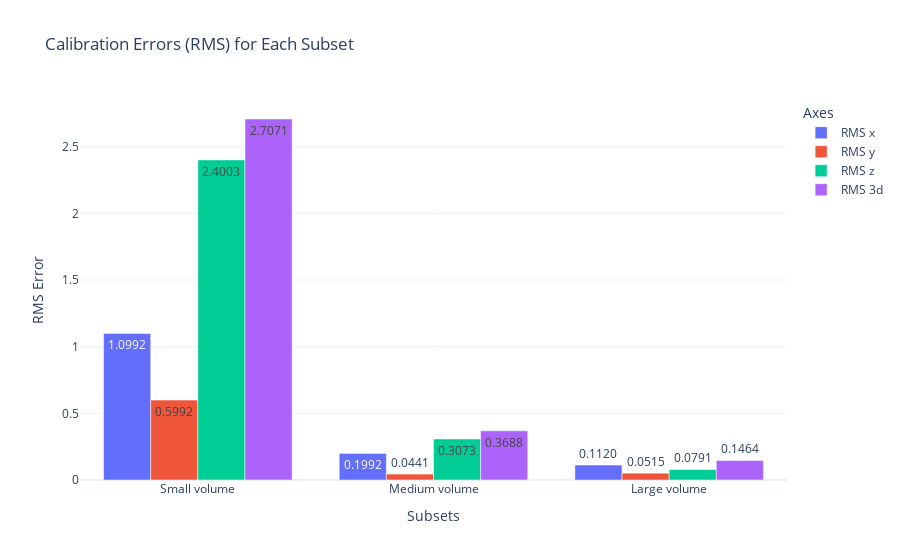

Write notebook code for a chart like this one.
### Markdown cell above
TODO : same thing as before, but now you have to select the provided beads ! Look at the function `sample_n_beads` from Q2.1 if you need some help on how to do this.

### Code cell
# Re-order sets from small volume to large volume + same plate
sets = [small_volume, medium_volume, large_volume, same_plate]
set_names = ['Small volume', 'Medium volume', 'Large volume', 'Same plate']

for i, set_ in enumerate(sets): 
    # Add counterparts to subsets
    sets[i] += [bead.replace('A', 'C').replace('B', 'D') for bead in set_]

    beads_set = deepcopy(beads_data)
    
    beads_set['2d'] = beads_set['2d'][beads_set['2d']['bead'].isin(sets[i])].sort_values(by='bead', ignore_index=True)
    beads_set['3d'] = beads_set['3d'][beads_set['3d']['bead'].isin(sets[i])].sort_values(by='bead', ignore_index=True)
    
    # Assign the modified beads_set back to the original list
    sets[i] = beads_set    

rms_measurements = {
        'x' : [],
        'y' : [],
        'z' : [],
        '3d' : [],
    }

for i, beads_subset in enumerate(sets):
    A_view_0 = get_a('Beads2D_'+view_0, beads_subset)
    l_view_0 = spinetools.solver.dlt(A_view_0)
    A_view_1 = get_a('Beads2D_'+view_1, beads_subset)
    l_view_1 = spinetools.solver.dlt(A_view_1)

    computed_points_3d = []

    for _, v_name in enumerate(spine.vertebrae):
        # TODO : for each vertebra, calculate the location of each anatomical landmark and add its x,y,z coordinates to vert_x, vert_y, vert_z. Each vertebra will then be added to the 3D plot and plotted in the end.
        vert = spine.get(v_name).data # Returns the vertebra data
         # for each anatomical_landmark in vertebra_points
        for j, row in vert.iterrows():
            # 2D PA0
            u0, v0 = row['x_Vertebrae_PA0'], row['y_Vertebrae_PA0']
            # 2D LAT
            u1, v1 = row['x_Vertebrae_LAT'], row['y_Vertebrae_LAT']
            x_point, y_point, z_point = calculate_3d_point(u0, v0, u1, v1, l_view_0, l_view_1)
            computed_points_3d.append([x_point, y_point, z_point])

    computed_points_3d = np.array(computed_points_3d)

    rms_measurements['x'].append(rms(SPINE_3D_POINTS[:,0], computed_points_3d[:,0]))
    rms_measurements['y'].append(rms(SPINE_3D_POINTS[:,1], computed_points_3d[:,1]))
    rms_measurements['z'].append(rms(SPINE_3D_POINTS[:,2], computed_points_3d[:,2]))
    rms_measurements['3d'].append(rms(SPINE_3D_POINTS, computed_points_3d))

# Plotting
fig = go.Figure()

for axis in ['x', 'y', 'z', '3d']:
    fig.add_trace(go.Bar(
        name=f'RMS {axis}',
        x=set_names[:3],  # Subset names
        y=rms_measurements[axis],  # RMS values for the current axis
        text=[f'{v:.4f}' for v in rms_measurements[axis]],  # Add text labels
        textposition='auto'
    ))

# Update the layout of the plot
fig.update_layout(
    title="Calibration Errors (RMS) for Each Subset",
    barmode='group',  # Group bars for each category
    xaxis_title="Subsets",
    yaxis_title="RMS Error",
    legend_title="Axes",
    template="plotly_white"
)

# Show the plot
fig.show()


# RMS for calibration beads on the same plate
print(f'Calibration beads on the same plate:')
for axis, values in rms_measurements.items():
    print(f'RMS {axis} : {values[3]}')

### Figure 1 — Plotly figure (JSON) as saved in the notebook; plotly's stock layout.template omitted (floating-point values rounded to 4 significant figures)
{"data": [{"name": "RMS x", "text": ["1.0992", "0.1992", "0.1120", "349.3595"], "textposition": "auto", "type": "bar", "x": ["Small volume", "Medium volume", "Large volume"], "y": [1.099, 0.1992, 0.112, 349.4]}, {"name": "RMS y", "text": ["0.5992", "0.0441", "0.0515", "51.4736"], "textposition": "auto", "type": "bar", "x": ["Small volume", "Medium volume", "Large volume"], "y": [0.5992, 0.04414, 0.05148, 51.47]}, {"name": "RMS z", "text": ["2.4003", "0.3073", "0.0791", "106.5893"], "textposition": "auto", "type": "bar", "x": ["Small volume", "Medium volume", "Large volume"], "y": [2.4, 0.3073, 0.07907, 106.6]}, {"name": "RMS 3d", "text": ["2.7071", "0.3688", "0.1464", "368.8670"], "textposition": "auto", "type": "bar", "x": ["Small volume", "Medium volume", "Large volume"], "y": [2.707, 0.3688, 0.1464, 368.9]}], "layout": {"barmode": "group", "legend": {"title": {"text": "Axes"}}, "title": {"text": "Calibration Errors (RMS) for Each Subset"}, "xaxis": {"title": {"text": "Subsets"}}, "yaxis": {"title": {"text": "RMS Error"}}}}
